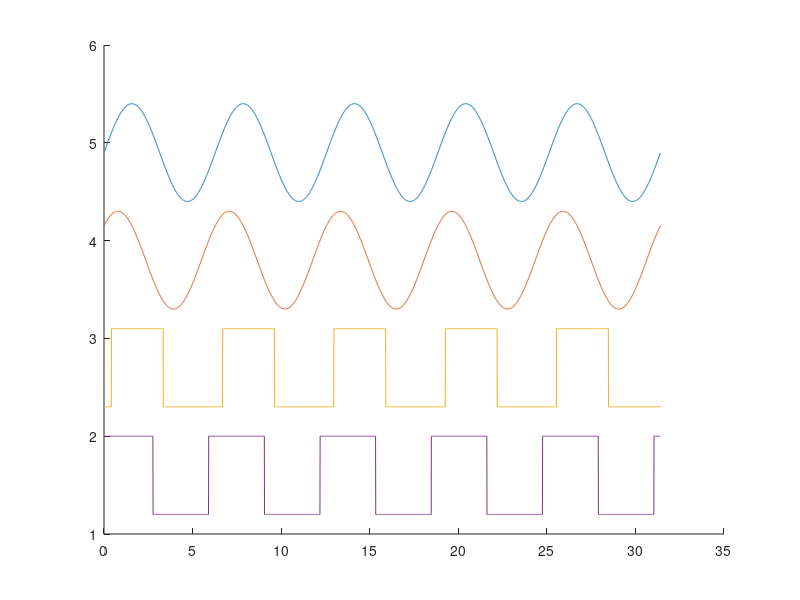

Reproduce this figure in MATLAB.
%生成论文使用图片

xlength = 10*pi;
x = 0:0.01:xlength;

y1 = (sin(x) + 1)/2;
y2 = (sin(x + pi/4) + 1)/2;

y3 = zeros(1,length(x));
y4 = zeros(1,length(x));

%begin 滞回比较器
tL = 0.4;%低阈值
tH = 0.7;%高阈值
limit = 0;%状态变量
for i = 1:length(x)
    if(limit == 0)
          y3(i) = 0.1;
    elseif(limit == 1)
           y3(i)= 0.9;
    end
    if(y1(i) <= tL)
       limit = 0; 
       y3(i) = 0.1;
    elseif(y1(i) >= tH)         
          limit = 1;  
          y3(i)= 0.9;
    end
end
%end 滞回比较器

%begin 滞回比较器
tL = 0.3;%低阈值
tH = 0.7;%高阈值
limit = 0;%状态变量
for i = 1:length(x)
    if(limit == 0)
          y4(i) = 0.1;
    elseif(limit == 1)
           y4(i)= 0.9;
    end
    if(y2(i) <= tL)
       limit = 0; 
       y4(i) = 0.1;
    elseif(y2(i) >= tH)         
          limit = 1;  
          y4(i)= 0.9;
    end
end
%end 滞回比较器

%画图
hold on;
plot(x,y1 + 4.4);
plot(x,y2 + 3.3);
plot(x,y3 + 2.2);
plot(x,y4 + 1.1);
